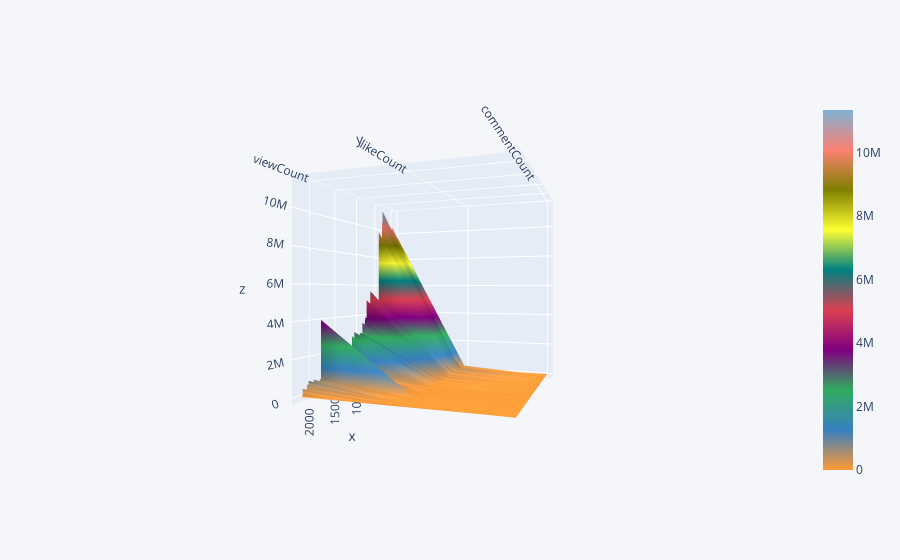

This figure's notebook cell:
### Code cell
rpdf[["viewCount",'likeCount','commentCount']].iplot(kind="surface")

### Figure 1 — Plotly figure (JSON) as saved in the notebook; plotly's stock layout.template omitted (floating-point values rounded to 4 significant figures; data arrays with more than 128 entries replaced by an {"elided": "..."} marker saying what was removed)
{"data": [{"colorscale": [[0, "rgb(255, 153, 51)"], [0.1111, "rgb(55, 128, 191)"], [0.2222, "rgb(50, 171, 96)"], [0.3333, "rgb(128, 0, 128)"], [0.4444, "rgb(219, 64, 82)"], [0.5556, "rgb(0, 128, 128)"], [0.6667, "rgb(255, 255, 51)"], [0.7778, "rgb(128, 128, 0)"], [0.8889, "rgb(251, 128, 114)"], [1, "rgb(128, 177, 211)"]], "type": "surface", "x": {"elided": "2222 int values"}, "y": ["viewCount", "likeCount", "commentCount"], "z": {"elided": "3x2222 float values"}}], "layout": {"autosize": true, "dragmode": "zoom", "legend": {"bgcolor": "#F5F6F9", "font": {"color": "#4D5663"}}, "paper_bgcolor": "#F5F6F9", "plot_bgcolor": "#F5F6F9", "scene": {"aspectmode": "auto", "aspectratio": {"x": 1, "y": 1, "z": 1}, "camera": {"center": {"x": 0, "y": 0, "z": 0}, "eye": {"x": 2.153, "y": 0.7846, "z": -0.00241}, "projection": {"type": "perspective"}, "up": {"x": 0.0009881, "y": 0.0003601, "z": 1.0}}, "dragmode": "zoom"}, "title": {"font": {"color": "#4D5663"}}, "xaxis": {"gridcolor": "#E1E5ED", "showgrid": true, "tickfont": {"color": "#4D5663"}, "title": {"font": {"color": "#4D5663"}, "text": ""}, "zerolinecolor": "#E1E5ED"}, "yaxis": {"gridcolor": "#E1E5ED", "showgrid": true, "tickfont": {"color": "#4D5663"}, "title": {"font": {"color": "#4D5663"}, "text": ""}, "zerolinecolor": "#E1E5ED"}}}
